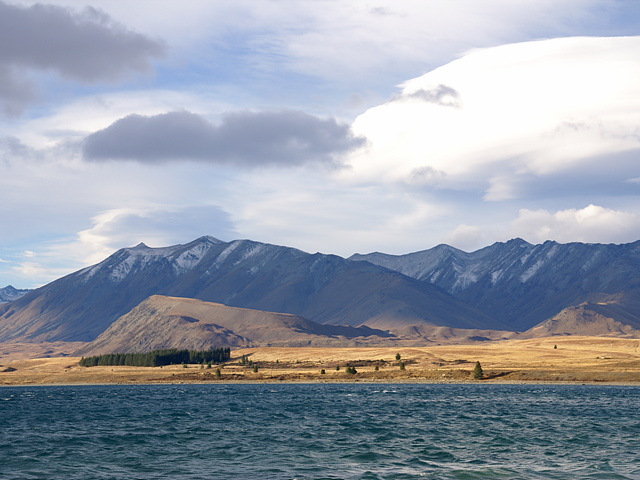
//> input picture images/tekapo.bmp, 640 x 480 px
$ ./main   (built with g++ and OpenCV 4)
//> lines starting //> are read from the running program, lines starting //| are printed output that depends on the picture
#include "opencv2/opencv.hpp"
#include <iostream>

using namespace cv;
using namespace std;

void affine_transform();
void affine_translation();
void affine_shear();
void affine_scale();
void affine_rotation();
void affine_flip();

int main(void)
{
	affine_transform();
	affine_translation();
	affine_shear();
	affine_scale();
	affine_rotation();
	affine_flip();

	return 0;
}

void affine_transform()
{
	Mat src = imread("images/tekapo.bmp");
//> src is the input picture: 480 rows x 640 cols, CV_8UC3; mean B, G, R 169.8, 157.4, 149.7

	if (src.empty()) {
		cerr << "Image load failed!" << endl;
		return;
	}

	Point2f srcPts[3], dstPts[3];
	srcPts[0] = Point2f(0, 0);
	srcPts[1] = Point2f(src.cols - 1, 0);
	srcPts[2] = Point2f(src.cols - 1, src.rows - 1);
	dstPts[0] = Point2f(50, 50);
	dstPts[1] = Point2f(src.cols - 100, 100);
	dstPts[2] = Point2f(src.cols - 50, src.rows - 50);

	Mat M = getAffineTransform(srcPts, dstPts);

	Mat dst;
	warpAffine(src, dst, M, Size());

	imshow("src", src);
	imshow("dst", dst);

	waitKey();
	destroyAllWindows();
}

void affine_translation()
{
	Mat src = imread("images/tekapo.bmp");

	if (src.empty()) {
		cerr << "Image load failed!" << endl;
		return;
	}

	Mat M = Mat_<double>({ 2, 3 }, { 1, 0, 150, 0, 1, 100 });

	Mat dst;
	warpAffine(src, dst, M, Size());

	imshow("src", src);
	imshow("dst", dst);

	waitKey();
	destroyAllWindows();
}

void affine_shear()
{
	Mat src = imread("images/tekapo.bmp");

	if (src.empty()) {
		cerr << "Image load failed!" << endl;
		return;
	}

	double mx = 0.3;
	Mat M = Mat_<double>({ 2, 3 }, { 1, mx, 0, 0, 1, 0 });

	Mat dst;
	warpAffine(src, dst, M, Size(cvRound(src.cols + src.rows * mx), src.rows));
//> dst: 480 rows x 784 cols, CV_8UC3

	imshow("src", src);
	imshow("dst", dst);

	waitKey();
	destroyAllWindows();
}

void affine_scale()
{
	Mat src = imread("images/rose.bmp");
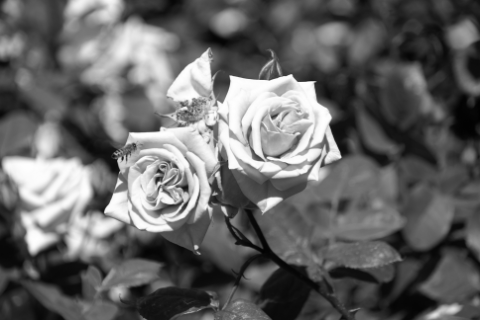
//> input picture images/rose.bmp, 480 x 320 px
//> src is the input picture: 320 rows x 480 cols, CV_8UC3; min 2, max 254, mean 101.5

	if (src.empty()) {
		cerr << "Image load failed!" << endl;
		return;
	}

	Mat dst1, dst2, dst3, dst4;
	resize(src, dst1, Size(), 4, 4, INTER_NEAREST);
	resize(src, dst2, Size(1920, 1280));
	resize(src, dst3, Size(1920, 1280), 0, 0, INTER_CUBIC);
	resize(src, dst4, Size(1920, 1280), 0, 0, INTER_LANCZOS4);

	imshow("src", src);
	imshow("dst1", dst1(Rect(400, 500, 400, 400)));
	imshow("dst2", dst2(Rect(400, 500, 400, 400)));
	imshow("dst3", dst3(Rect(400, 500, 400, 400)));
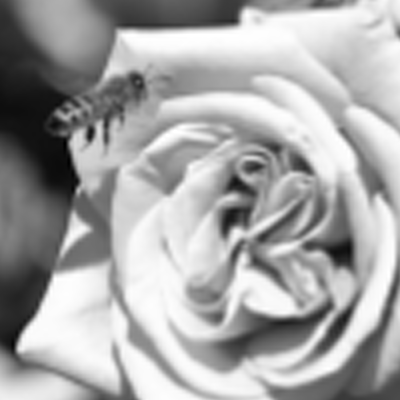
//> window 'dst3': 400 rows x 400 cols, CV_8UC3; min 0, max 255, mean 166.4
	imshow("dst4", dst4(Rect(400, 500, 400, 400)));

	waitKey();
	destroyAllWindows();
}

void affine_rotation()
{
	Mat src = imread("images/tekapo.bmp");

	if (src.empty()) {
		cerr << "Image load failed!" << endl;
		return;
	}

	Point2f cp(src.cols / 2.f, src.rows / 2.f);
//> cp = Point(320, 240)
	Mat M = getRotationMatrix2D(cp, 20, 1);

	Mat dst;
	warpAffine(src, dst, M, Size());
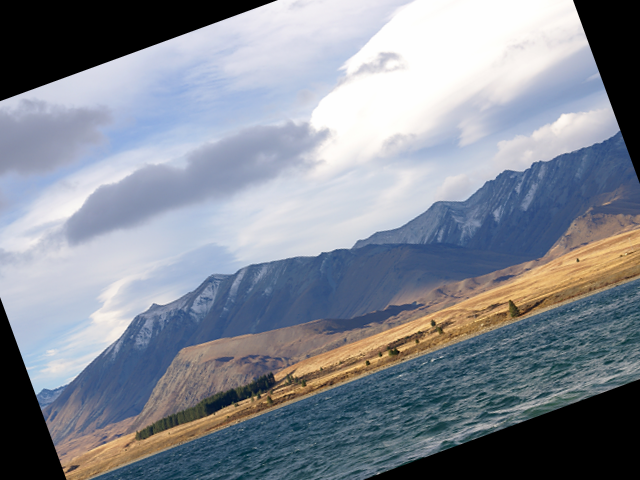
//> dst: 480 rows x 640 cols, CV_8UC3; mean B, G, R 148.7, 137.9, 131.9

	imshow("src", src);
	imshow("dst", dst);

	waitKey();
	destroyAllWindows();
}

void affine_flip()
{
	Mat src = imread("images/eastsea.bmp");
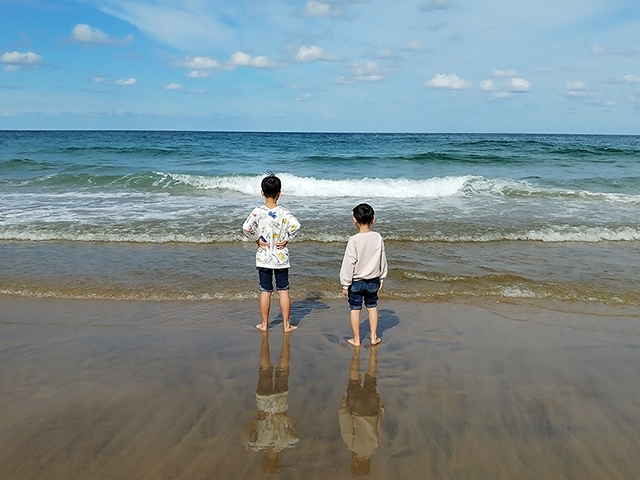
//> input picture images/eastsea.bmp, 640 x 480 px
//> src is the input picture: 480 rows x 640 cols, CV_8UC3; mean B, G, R 143.2, 138.9, 122.3

	if (src.empty()) {
		cerr << "Image load failed!" << endl;
		return;
	}

	imshow("src", src);

	Mat dst;
	int flipCode[] = { 1, 0, -1 };
	for (int i = 0; i < 3; i++) {
		flip(src, dst, flipCode[i]);

		String desc = format("flipCode: %d", flipCode[i]);
		putText(dst, desc, Point(10, 30), FONT_HERSHEY_SIMPLEX, 1.0, Scalar(255, 0, 0), 1, LINE_AA);

		imshow("dst", dst);
		waitKey();
	}
//> this loop made 3 passes
//> pass 1, in affine_flip, `putText(dst, desc, Point(10, 30), FONT_HERSHEY_SIMPLEX, 1.0, Scalar(25..`:
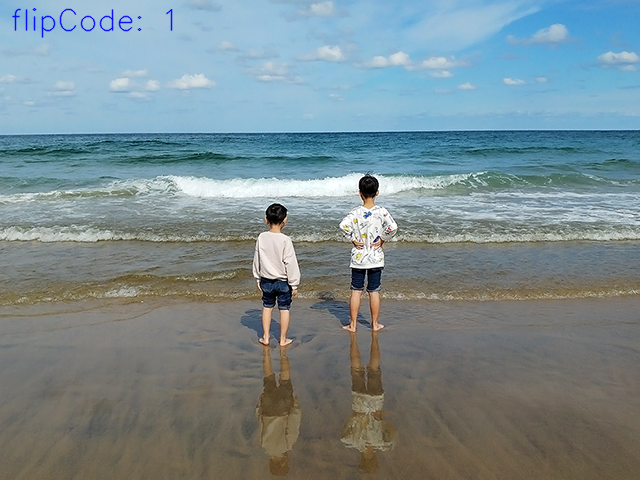
//> dst: 480 rows x 640 cols, CV_8UC3; mean B, G, R 143.3, 138.7, 122.1
//> pass 2, in affine_flip, `putText(dst, desc, Point(10, 30), FONT_HERSHEY_SIMPLEX, 1.0, Scalar(25..`:
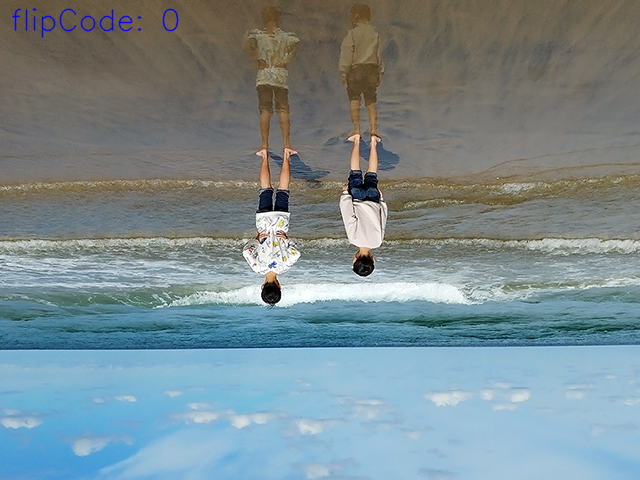
//> dst: 480 rows x 640 cols, CV_8UC3; mean B, G, R 143.5, 138.8, 122.1
//> after the loop:
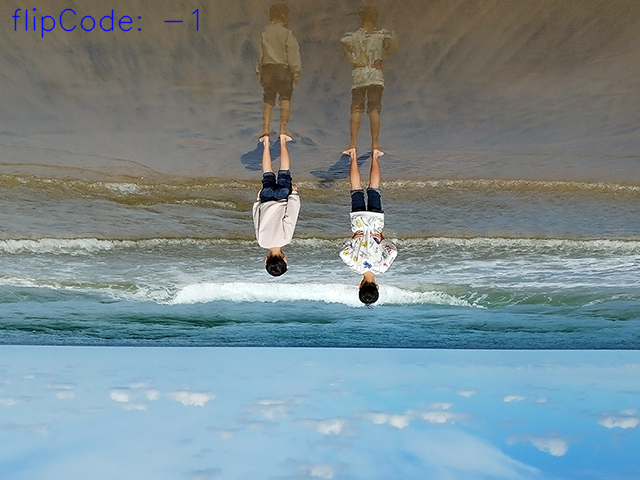
//> dst: 480 rows x 640 cols, CV_8UC3; mean B, G, R 143.5, 138.8, 122.1

	destroyAllWindows();
}
